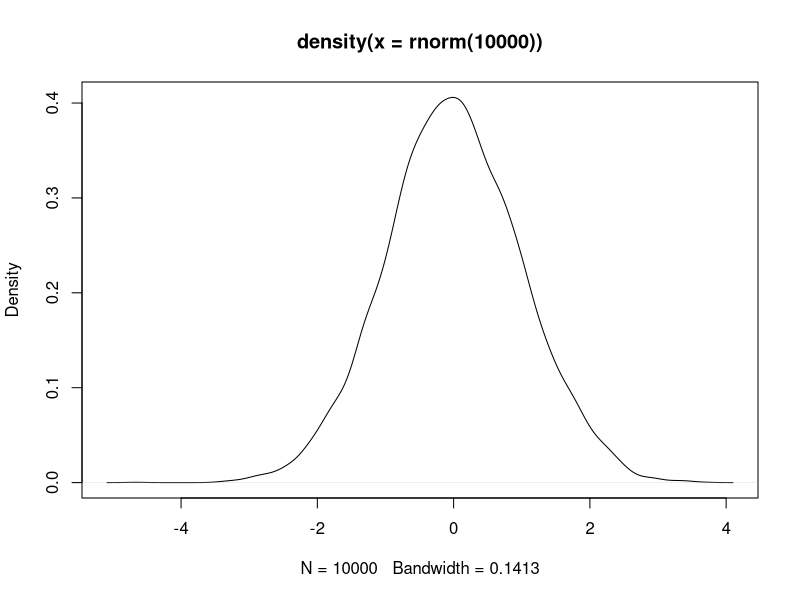

Generate this figure with R:
## ---- chunk 1

plot(density(rnorm(10000)))
## ---- chunk 2
22/7
## ---- chunk 3
22/11.1
